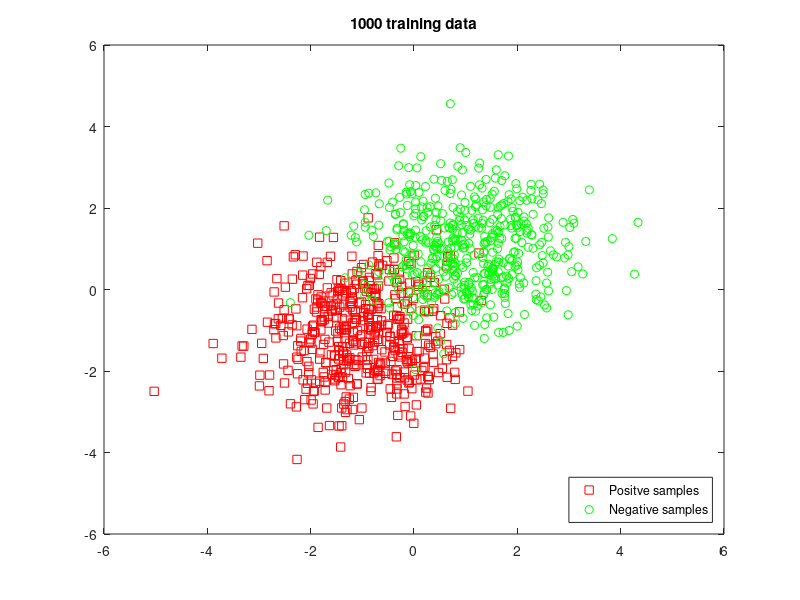
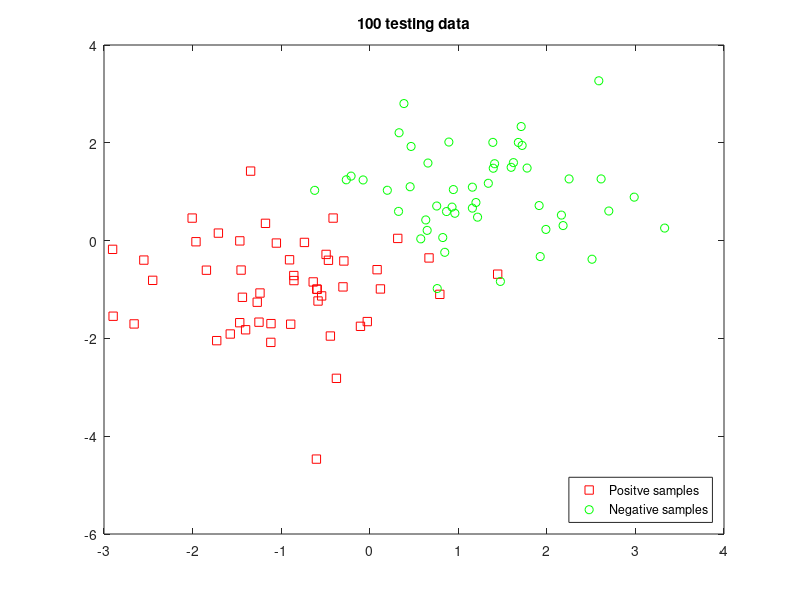

Write MATLAB code to recreate these figures, in order.
%generate 1000 training data
shift =1;
n = 2;%2 dim
sigma = 1;
N = 1000;
y = [randn(n,N/2)-shift, randn(n,N/2)*sigma+shift];%generate N gaussian training point
x = [ones(N/2,1);-ones(N/2,1)];

%show the training data
figure;
plot(y(1,1:N/2),y(2,1:N/2),'rs');
hold on;
plot(y(1,1+N/2:N),y(2,1+N/2:N),'go');
title('1000 training data');
legend('Positve samples','Negative samples','Location','SouthEast');

%fit the training model into gaussian model
y_pos = y(:,x==1);
model_pos.mu = mean(y_pos,2);
model_pos.var = cov(y_pos');
model_pos.prior = length(y_pos)/length(y);

y_neg = y(:,x~=1);
model_neg.mu = mean(y_neg,2);
model_neg.var = cov(y_neg');
model_neg.prior = length(y_neg)/length(y);


%generate the 100 testing data
% test on new dataset, same distribution

sigma = 1;
N = 100;
y_test = [randn(n,N/2)-shift, randn(n,N/2)*sigma+shift];
x_test = [ones(N/2,1);-ones(N/2,1)];
figure;
plot(y_test(1,1:N/2),y_test(2,1:N/2),'rs');
hold on;
plot(y_test(1,1+N/2:N),y_test(2,1+N/2:N),'go');
title('100 testing data');
legend('Positve samples','Negative samples','Location','SouthEast');


%classify the testing set
mu1 = model_pos.mu;
sigma1 = model_pos.var;
p1 = model_pos.prior;

mu2 = model_neg.mu;
sigma2 = model_neg.var;
p2 = model_neg.prior;

bias = 0.5*log(det(sigma2))-0.5*log(det(sigma1))+log(p1/p2);
err = 0;
h = zeros(size(x_test));
for i=1:length(x_test)
   c = bias + 0.5*(y_test(:,i)-mu2)'/sigma2*(y_test(:,i)-mu2) - 0.5*(y_test(:,i)-mu1)'/sigma1*(y_test(:,i)-mu1);
   if c > 0
       h(i) = 1;
   else
       h(i) = -1;
   end
   if h(i)~=x_test(i)
       err = err + 1;
   end   
end
%missclassification rate
rate=err/100
